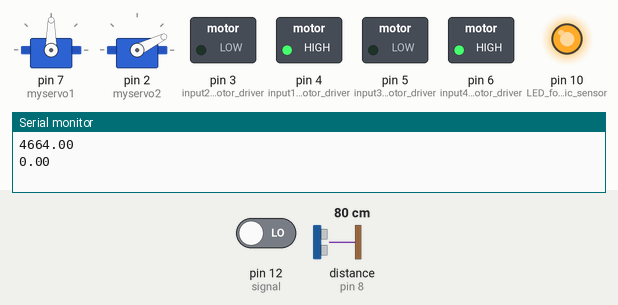
Recording of a sketch running on a simulated Arduino Uno, built with avr-gcc and run on an emulated ATmega328P. Shown: 2 × servo, switched loads named in the sketch (green lamp = pin HIGH), output pins drawn as LEDs (lit = HIGH), the last lines printed to the serial monitor. The test bench sets the inputs (shaded band); at power-on: distance to the obstacle (sensor on pin 8) 80 cm, pin 12 (signal) LOW. The echo pulse lasts 58.3 µs per cm; pins used as bus, display or sensor lines are not drawn.

Above: at 25.1 s.
25.2 s: distance to the obstacle (sensor on pin 8) set to 38 cm
At 46.7 s:
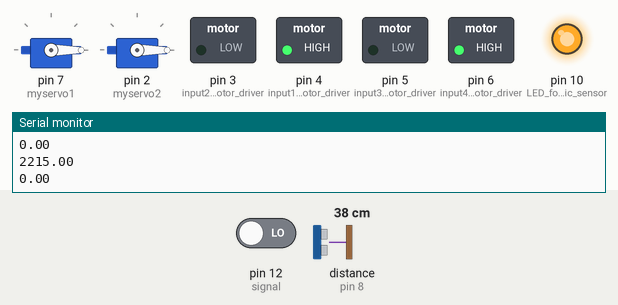
47.2 s: distance to the obstacle (sensor on pin 8) set to 32 cm
At 48.2 s:
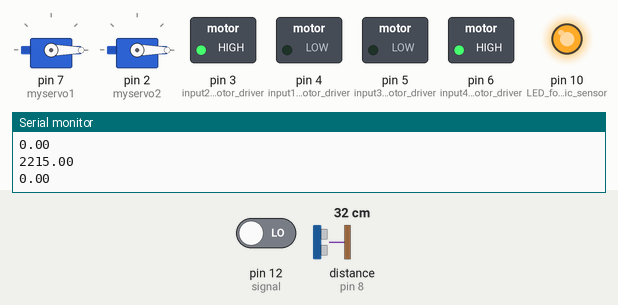
Timing chart, 0 to 56.7 s (numbered marks = the images above; inputs shaded):
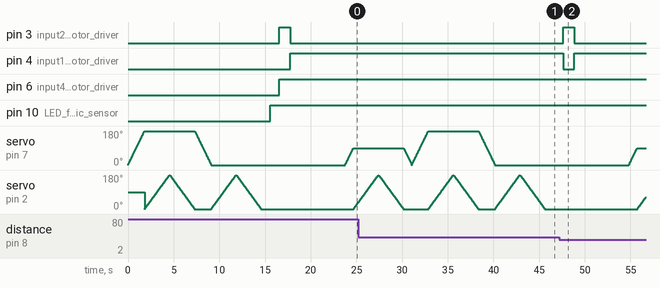

Measured:
- the behaviour switches between 35 and 34 cm on distance to the obstacle (sensor on pin 8) (found by bisection; images 1 and 2)

The sketch:

sanitizer_dispenser_car_1.ino
```cpp
#include <Servo.h>

Servo myservo1; //servo object to rotate sprayer
Servo myservo2; //another servo motor to press nob of spray

int pos = 0;    // variable to store the servo position

const int trigPin = 9;//trigger pin of sensor
const int echoPin = 8; //echo pin of sensor
const int signal =12; //signal pin of PIR sensor


long duration1, distance1,duration2, distance2;

void setup() {
   Serial.begin(9600);
   pinMode(trigPin, OUTPUT);
  pinMode(echoPin, INPUT);
   pinMode(signal,INPUT); // PIR sensor to detect human motion
  pinMode(10,OUTPUT); //LED for ultrasonic sensor
  pinMode(6,OUTPUT); //input4 of motor driver
   pinMode(5,OUTPUT); //input3 of motor driver
   pinMode(4,OUTPUT); //input1 of motor driver
   pinMode(3,OUTPUT); //input2 of motor driver
  myservo1.attach(7);// attaches the servo1 on pin 7 to the servo object
  myservo2.attach(2);// attaches the servo2 on pin 2 to the servo object
}

void loop() {
  cw(180);
  presser();
  acw(180);
  presser();
  sensor( trigPin,echoPin, duration1, distance1);
  sensor(signal,signal, duration2,distance2);

  //To avoid obstacles we are using HC-SR04 ultrasonic distance sensor
  if(distance1<30){
    digitalWrite(10,HIGH);//LED pin of distance sensor
    delay(1000);    //led will glow for this much time
    right();
    forward();
     }

  if(distance2<20){
    digitalWrite(11,HIGH); //LED pin of PIR sensor
    delay(1000);
    cw(90);
    presser();
    acw(90);
  }

  else{
    digitalWrite(10,LOW);  //LED will not glow
    digitalWrite(11,LOW);  //LED will not glow
    forward();
    backward();
  }

}
//forward
void forward(){
  digitalWrite(6,HIGH);
    digitalWrite(5,LOW);
  digitalWrite(4,HIGH);
    digitalWrite(3,LOW);
  delay(5000);

}
 //backward
void backward(){
 digitalWrite(6,LOW);
    digitalWrite(5,HIGH);
  digitalWrite(4,LOW);
    digitalWrite(3,HIGH);
  delay(5000);

}
 //right
void right(){
      digitalWrite(6, HIGH);
      digitalWrite(5, LOW);
      digitalWrite(4, LOW);
      digitalWrite(3, HIGH);
      delay(1200);
}
//sprayer nob is being pressed
void presser()
{
     for (pos = 0; pos <= 180; pos += 1) { // goes from 0 degrees to 180 degrees // in steps of 1 degree
    myservo2.write(pos);              // tell servo2 to go to position in variable 'pos'
    delay(15);                       // waits 10ms for the servo to reach the position
      }
  for (pos = 180; pos >= 0; pos -= 1) { // goes from 180 degrees to 0 degrees
    myservo2.write(pos);              // tell servo to go to position in variable 'pos'
    delay(15);                       // waits 10ms for the servo to reach the position
      }
}

//servo motor1 moving clockwise
void cw(int n){
   for (pos = 0; pos <= n; pos += 1) { // goes from 0 degrees to 180 degrees
     myservo1.write(pos);              // tell servo to go to position in variable 'pos'
    delay(10);                       // waits 10ms for the servo to reach the position
    }
}
 //servo motor1 moving anti-clockwise
void acw(int n){
  for (pos = n; pos >= 0; pos -= 1) { // goes from 180 degrees to 0 degrees
    myservo1.write(pos);              // tell servo to go to position in variable 'pos'
    delay(10);                       // waits 10ms for the servo to reach the position
    }
}

//sensors working
void sensor(int a,int b, float t,float s){

  digitalWrite(a, LOW);
  delayMicroseconds(2);
  digitalWrite(a, HIGH);
  delayMicroseconds(5);
  digitalWrite(a, LOW);
  t= pulseIn(b, HIGH);//in microseconds
  Serial.println(t);
  s=t/100;
}
```
